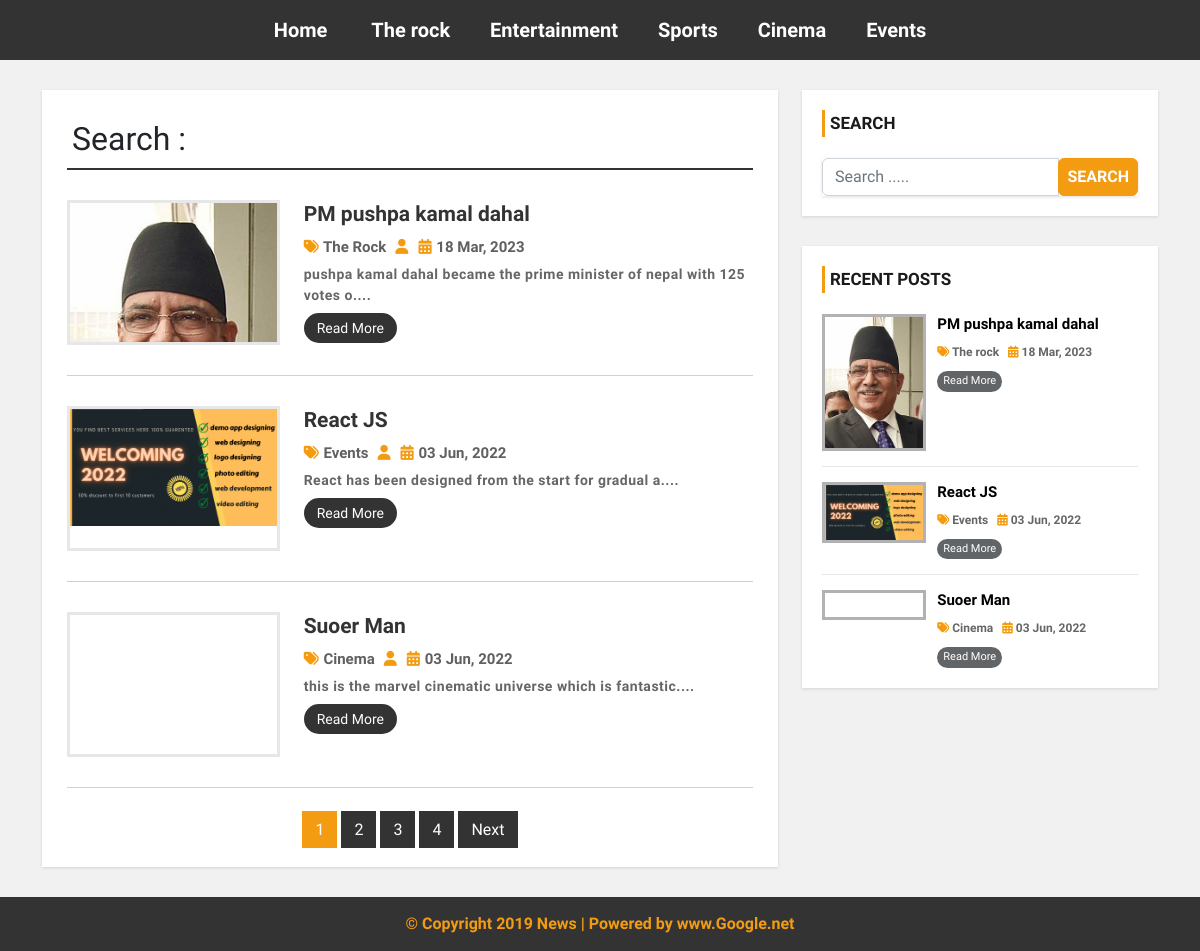
Screenshot of /search.php with the database file from the repository.
### tables this page shows
CREATE TABLE `category` (
  `category_id` int(11) NOT NULL,
  `category_name` varchar(100) NOT NULL,
  `post` int(11) NOT NULL DEFAULT 0
);

CREATE TABLE `post` (
  `post_id` int(11) NOT NULL,
  `title` varchar(100) NOT NULL,
  `description` text NOT NULL,
  `category` varchar(100) NOT NULL,
  `post_date` varchar(50) NOT NULL,
  `author` int(11) NOT NULL,
  `post_img` varchar(100) NOT NULL
);

### search.php (the view, shortened to what this page needs)
<?php include 'header.php'; ?>
    <div id="main-content">
      <div class="container">
        <div class="row">
            <div class="col-md-8">
                <div class="post-container">
                    <h2 class="page-heading">Search : <?php echo $search;?></h2>
                    <?php
                    $limit = 3;
                    if (isset($_GET['page'])) {
                        $page = $_GET['page'];
                    }else{
                        $page = 1;
                    }
                    $offset = ($page -1)*$limit;
                    $sql = "SELECT *FROM post
                    LEFT JOIN category ON post.category = category.category_id
                    LEFT JOIN user ON post.author = user.user_id
                    WHERE post.title LIKE '%{$search}%' OR post.description LIKE '%{$search}%'
                     LIMIT {$offset},{$limit}";
                    $query = mysqli_query($conn, $sql);
                    if (mysqli_num_rows($query) > 0) {
                        while ($row = mysqli_fetch_assoc($query)) {
                    ?>
                    <div class="post-content">
                        <div class="row">
                            <div class="col-md-4">
                                <a class="post-img" href='single.php?id=<?php echo $row['post_id']?>'><img src="admin/upload/<?php echo $row['post_img']; ?>" alt=""/></a>
                            </div>
                            <div class="col-md-8">
                                <div class="inner-content clearfix">
                                    <h3><a href='single.php?id=<?php echo $row['post_id']?>'><?php echo $row['title']; ?></a></h3>
                                    <div class="post-information">
                                        <span>
                                            <i class="fa fa-tags" aria-hidden="true"></i>
                                            <?php echo $row['category_name'];?></a>
                                        </span>
                                        <span>
                                            <i class="fa fa-user" aria-hidden="true"></i>
                                        </span>
                                        <span>
                                            <i class="fa fa-calendar" aria-hidden="true"></i>
                                            <?php echo $row['post_date']; ?>
                                        </span>
                                    </div>
                                    <p class="description">
                                        <?php echo substr($row['description'], 0, 70)."...."; ?>
                                    </p>
                                    <a class='read-more pull-right' href='single.php?id=<?php echo $row['post_id']?>'>read more</a>
                                </div>
                            </div>
                        </div>
                    </div>
                    <?php
                        }
                    }else{
                        echo"No Records Found";
                    }
                    ?>
                    <?php
                        $sql1 = "SELECT *FROM post WHERE post.title LIKE '%{$search}%' OR post.description LIKE '%{$search}%'";
                        $result1 = mysqli_query($conn, $sql1);
                        if (mysqli_num_rows($result1)>0) {
                            $num = mysqli_num_rows($result1);
                            $limit = 3;
                            $total_page = ceil($num / $limit);
                            echo"<ul class='pagination admin-pagination'>";
                            for ($i=1; $i <= $total_page; $i++) {
                                if ($i == $page) {
                                    $active = "active";
                                }else{
                                    $active = "";
                                }
                                echo'<li class="'.$active.'"><a href="index.php?search='.$search.'&page='.$i.'">'.$i.'</a></li>';
                            }
                            if ($total_page > $page) {
                                echo'<li><a href="index.php?search='.$search.'&page='.($page+1).'">Next</a></li>';
                            }
                            echo"</ul>";
                        }
                    ?>
                </div>
            </div>
            <?php include 'sidebar.php'; ?>
        </div>
      </div>
    </div>
<?php include 'footer.php'; ?>

### header.php (shortened to what this page needs)
<?php
include('config.php');
?>
<!DOCTYPE html>
<html lang="en">
<head>
<link href="https://cdn.jsdelivr.net/npm/bootstrap@5.2.0-beta1/dist/css/bootstrap.min.css" rel="stylesheet">
    <link rel="stylesheet" href="css/font-awesome.css">
    <link rel="stylesheet" href="css/style.css">
</head>
<body>
<div id="menu-bar">
    <div class="container">
        <div class="row">
            <div class="col-md-12">
                <?php
                $sql = "SELECT *FROM category WHERE post > 0";
                $active1 = "";
                $query = mysqli_query($conn, $sql);
                if (mysqli_num_rows($query) > 0) {
                ?>
                <ul class='menu'>
                    <li><a href='index.php'>Home</a></li>
                <?php while ($row = mysqli_fetch_assoc($query)) {
                    echo"<li><a class='{$active1}' href='category.php?catid={$row['category_id']}'>{$row['category_name']}</a></li>";
                 } ?>
                </ul>
                <?php } ?>
            </div>
        </div>
    </div>
</div>

### sidebar.php
<div id="sidebar" class="col-md-4">
    <div class="search-box-container">
        <h4>Search</h4>
        <form class="search-post" action="search.php" method ="GET">
            <div class="input-group">
                <input type="text" name="search" class="form-control" placeholder="Search .....">
                <span class="input-group-btn">
                    <button type="submit" class="btn btn-danger">Search</button>
                </span>
            </div>
        </form>
    </div>
    <div class="recent-post-container">
        <h4>Recent Posts</h4>
        <?php
        include('config.php');
        $limit = 3;
        $sql = "SELECT *FROM post
        LEFT JOIN category ON post.category = category.category_id
        LIMIT {$limit}";
        $query = mysqli_query($conn, $sql);
        if (mysqli_num_rows($query) > 0) {
            while ($row = mysqli_fetch_assoc($query)) {
        ?>
        <div class="recent-post">
            <a class="post-img" href="">
                <img src="admin/upload/<?php echo $row['post_img']; ?>" alt=""/>
            </a>
            <div class="post-content">
                <h5><a href="single.php?id=<?php echo $row['post_id'];?>"><?php echo $row['title'];?></a></h5>
                <span>
                    <i class="fa fa-tags" aria-hidden="true"></i>
                    <a href='category.php?catid=<?php echo $row['category'];?>'><?php echo $row['category_name'];?></a>
                </span>
                <span>
                    <i class="fa fa-calendar" aria-hidden="true"></i>
                    <?php echo $row['post_date'];?>
                </span>
                <a class="read-more" href='single.php?id=<?php echo $row['post_id']?>'>read more</a>
            </div>
        </div>
        <?php
            }
        }
        ?>
    </div>
</div>

### css/style.css (style rules this page uses)
body { background: #f1f1f1; font-family: 'Libre Franklin', sans-serif; }
a, a:hover, a:focus { text-decoration: none; outline: none; }
ul { margin: 0; padding: 0; list-style: none; }
h2.page-heading { margin: 5px 0 30px; padding: 0 5px 10px; border-bottom: 2px solid #333; }
form { background: #fff; padding: 25px; box-shadow: 0 1px 3px rgba(0, 0, 0, 0.13); }
#menu-bar { background: #333; text-align: center; }
#menu-bar .menu>li { display: inline-block; }
.menu>li>a { padding: 15px 20px; display: block; color: #fff; font-size: 20px; font-weight: 600; transition: all 0.5s ease 0s; }
#main-content { padding: 30px 0; min-height: 750px; }
#main-content .post-container { background-color: #fff; padding: 25px; box-shadow: 0 1px 3px rgba(0, 0, 0, 0.13); }
#main-content .post-content { border-bottom: 1px solid #d1d1d1; padding: 0 0 30px; margin-bottom: 30px; }
#main-content .post-content img { width: 100%; }
#main-content .post-content .post-img { border: 3px solid #e7e7e7; display: block; height: 145px; overflow: hidden; transition: border .3s; }
#main-content .post-content h3 { font-size: 21px; line-height: 28px; font-weight: 600; margin: 0 0 7px; }
#main-content .post-content h3 a { color: #333; transition: all 0.3s; }
#main-content .post-content .post-information span { color: #606060; font-weight: 700; font-size: 15px; text-transform: capitalize; margin: 0 5px 5px 0; display: inline-block; }
#main-content .post-content .post-information i { color: #F39C12; margin-right: 1px; }
#main-content .post-content p, #main-content .single-post p { color: #666; font-size: 14px; font-weight: 600; letter-spacing: 0.5px; margin: 0 0 10px; }
#main-content .post-content a.read-more { color: #fff; background-color: #333; font-size: 14px; text-transform: capitalize; padding: 7px 13px; border-radius: 15px; transition: all 0.3s; }
.pagination { display: block; text-align: center; margin: 0; }
.pagination li { display: inline-block; color: #fff; cursor: pointer; }
.pagination li a { border: none; background: #333; margin: 2px; padding: 9px 13px; color: #fff; }
.pagination>.active>a { background-color: #F39C12; color: #fff; }
i.fa { color: #222; }
#sidebar h4 { color: #1A1A1A; font-size: 17px; line-height: 27px; font-weight: 600; text-transform: uppercase; padding: 0 0 0 5px; margin: 0 0 21px; border-left: 3px solid #F39C12; }
#sidebar .search-box-container { background-color: #fff; padding: 20px; margin: 0 0 30px; box-shadow: 0 1px 3px rgba(0, 0, 0, 0.13); }
#sidebar .search-post { padding: 0; }
#sidebar .search-post input { color: #606060; }
#sidebar .search-post .btn { font-weight: 600; text-transform: uppercase; padding: 6px 8px; background-color: #F39C12; border-color: #F39C12; outline: none; }
#sidebar .recent-post-container { padding: 20px; background: #fff; box-shadow: 0 1px 3px rgba(0, 0, 0, 0.13); }
#sidebar .recent-post { border-bottom: 1px solid #e7e7e7; padding: 0 0 15px; margin: 0 0 15px; }
#sidebar .recent-post:last-child { margin: 0; padding: 0; border: none; }
#sidebar .recent-post .post-img { display: inline-block; width: 33%; border: 3px solid rgba(0, 0, 0, 0.3); vertical-align: top; transition: border .3s; }
#sidebar .recent-post .post-img img { width: 100%; }
#sidebar .recent-post .post-content { width: 65%; display: inline-block; border: none; padding: 0 0 0 7px; margin: 0; }
#sidebar .recent-post h5 { font-size: 15px; font-weight: 600; line-height: 20px; margin: 0 0 5px; }
#sidebar .recent-post h5 a { color: #000; }
#sidebar .recent-post span { color: #666; font-size: 12px; font-weight: 600; display: inline-block; margin: 0 5px 10px 0; }
#sidebar .recent-post span a { color: #666; }
#sidebar .recent-post span i { color: #F39C12; }
#sidebar .recent-post a.read-more { color: #fff; background-color: #626567; width: 65px; font-size: 11px; text-align: center; padding: 2px; display: block; transition: all 0.3s; }

### rows the page displays
category: category_name "The rock"
category: category_name "Entertainment"
category: category_name "Sports"
category: category_name "Cinema"
category: category_name "Events"
post: post_img (picture), title "PM pushpa kamal dahal", category.category_name "The Rock", post_date "18 Mar, 2023", description "pushpa kamal dahal became the prime minister of nepal with 125 votes o", category.category_name "The rock"
post: post_img (picture), title "React JS", category.category_name "Events", post_date "03 Jun, 2022", description "React has been designed from the start for gradual a"
post: title "Suoer Man", category.category_name "Cinema", post_date "03 Jun, 2022", description "this is the marvel cinematic universe which is fantastic"
